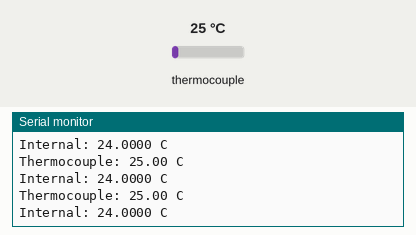
Simulated run of this sketch. Board: Arduino Uno, built with avr-gcc and run on an emulated ATmega328P. Shown: the last lines printed to the serial monitor. Wiring (inferred from the names in the program): MAX31855 thermocouple converter: CS pin 10. The test bench sets the inputs (shaded band); at power-on: thermocouple 25 °C.

Above: at 1.2 s.
1.3 s: thermocouple set to 150 °C
At 1.41 s:
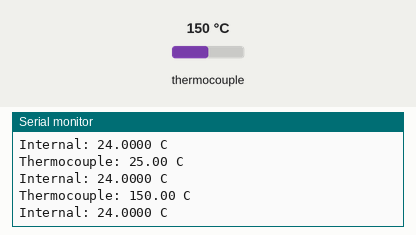
4.3 s: thermocouple set to 6 °C
At 4.45 s:
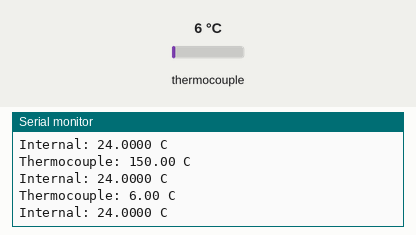
Timing chart, 0 to 7.3 s (numbered marks = the images above; inputs shaded):
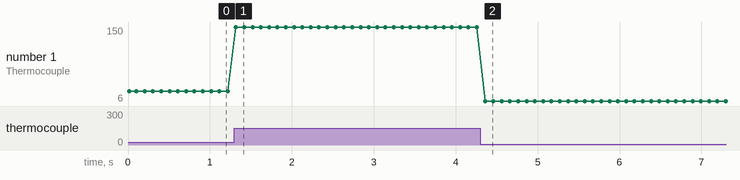

The sketch:

max31855.ino
```cpp
#include <SPI.h>

// Reads the thermocouple and cold-junction temperature of a MAX31855 in a
// loop using the hardware SPI. The chip select is on pin 10 (SS).
//
// On ArduVP, the MAX31855 sits behind a MAX7219 in an SPI daisy chain with
// a shared chip select. The zero bytes clocked out here end up in the
// MAX7219 as a No-Op, so the display is left untouched.

const uint8_t CS_PIN = 10;

uint32_t readRaw() {
  uint32_t raw = 0;

  SPI.beginTransaction(SPISettings(4000000, MSBFIRST, SPI_MODE0));
  digitalWrite(CS_PIN, LOW);
  for (uint8_t i = 0; i < 4; i++) {
    raw = (raw << 8) | SPI.transfer(0x00);
  }
  digitalWrite(CS_PIN, HIGH);
  SPI.endTransaction();

  return raw;
}

void setup() {
  Serial.begin(9600);
  Serial.println("MAX31855 demo");

  pinMode(CS_PIN, OUTPUT);
  digitalWrite(CS_PIN, HIGH);
  SPI.begin();
}

void loop() {
  uint32_t raw = readRaw();

  if (raw & 0x00010000) {
    Serial.print("Fault:");
    if (raw & 0x4) Serial.print(" short to VCC");
    if (raw & 0x2) Serial.print(" short to GND");
    if (raw & 0x1) Serial.print(" open circuit");
    Serial.println();
  } else {
    // Bits 31..18: signed 14-bit thermocouple temperature in 0.25 C steps.
    int16_t thermocouple = (int16_t)(raw >> 16) >> 2;
    // Bits 15..4: signed 12-bit cold-junction temperature in 0.0625 C steps.
    int16_t internal = (int16_t)(raw & 0xffff) >> 4;

    Serial.print("Thermocouple: ");
    Serial.print(thermocouple * 0.25);
    Serial.println(" C");

    Serial.print("Internal: ");
    Serial.print(internal * 0.0625, 4);
    Serial.println(" C");
  }

  delay(100);
}
```

Measured:
- after the input at 1.3 s, the serial monitor: prints a new line at once (image 1)
- after the input at 4.3 s, the serial monitor: prints a new line after 0.06 s (image 2)
- plotted number 1: 25 → 150 after the input at 1.3 s, 150 → 6 after the input at 4.3 s
